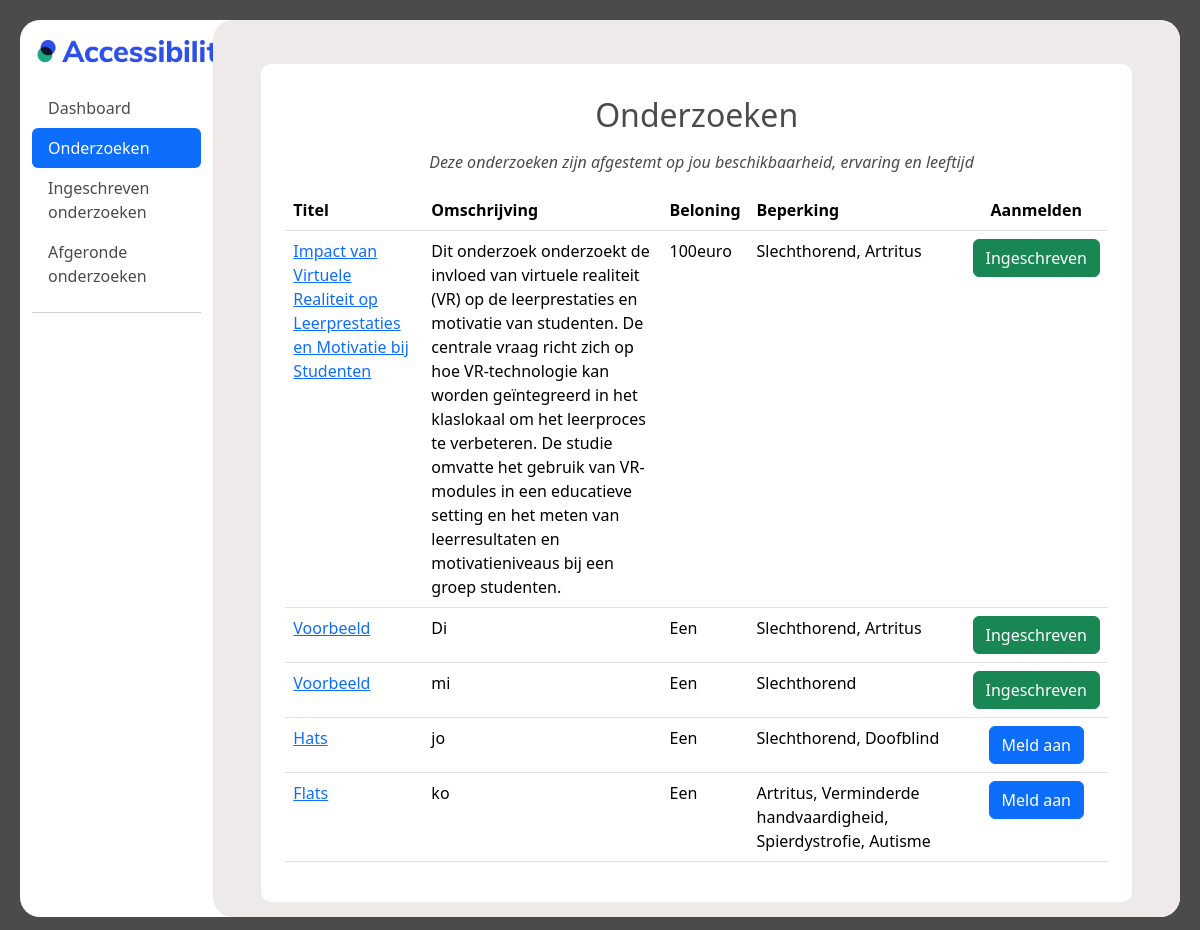
/ervaringsdeskundige/onderzoeken (signed in), run on the app's committed database.
### main/models.py (models this page shows)
class Onderzoeken(models.Model):
    onderzoeks_id = models.AutoField(primary_key=True)
    organisatie = models.ForeignKey('Organisaties', models.DO_NOTHING)
    status = models.IntegerField()
    titel = models.TextField()
    omschrijving = models.TextField()
    datum_vanaf = models.DateTimeField()
    datum_tot = models.DateTimeField()
    soort_onderzoek = models.IntegerField()
    locatie = models.TextField(blank=True, null=True)
    met_beloning = models.IntegerField()
    beloning = models.TextField(blank=True, null=True)
    doelgroep_leeftijd_van = models.IntegerField()
    doelgroep_leeftijd_tot = models.IntegerField()
    contact_opgenomen = models.IntegerField()
    opmerkingen_beheerder = models.IntegerField(blank=True, null=True)
    type_onderzoek = models.ForeignKey('TypeOnderzoek', models.DO_NOTHING, db_column='type_onderzoek')
    class Meta:
        managed = False
        db_table = 'Onderzoeken'

class Beperkingen(models.Model):
    omschrijving = models.TextField()
    soort = models.TextField()
    class Meta:
        managed = False
        db_table = 'Beperkingen'

### ervaringsdeskundige/views.py (the view)
# urls.py: path('onderzoeken', views.onderzoeken, name="onderzoeken"),
@login_required
def onderzoeken(request):
    user = request.user
    user_age = user.age()
    user_available_from = user.beschikbaar_vanaf
    user_available_until = user.beschikbaar_tot
    limitations_user = BeperkingenErvaringsdeskundigen.objects.filter(ervaringsdeskundigen_id=user.id)
    limitations_ids = limitations_user.values_list('beperking_id', flat=True)
    filtered_investigations = BeperkingenOnderzoeken.objects.filter(beperking_id__in=limitations_ids)
    filtered_investigations_ids = filtered_investigations.values_list('onderzoeks_id', flat=True)
    investigations = Onderzoeken.objects.filter(
        doelgroep_leeftijd_van__lte=user_age,
        doelgroep_leeftijd_tot__gte=user_age,
        datum_vanaf__lte=user_available_until,
        datum_tot__gte=user_available_from,
        onderzoeks_id__in=filtered_investigations_ids
    )
    investigations_with_limitations = {}
    for investigation in investigations:
        limitation_ids = BeperkingenOnderzoeken.objects.filter(onderzoeks_id=investigation.onderzoeks_id).values_list('beperking_id', flat=True)
        limitations = Beperkingen.objects.filter(id__in=limitation_ids)
        existing = Deelnames.objects.filter(ervaringsdeskundige_id=user.id, onderzoeks_id=investigation.onderzoeks_id)
        status = 0
        if existing:
            status = 1
        investigations_with_limitations[investigation.onderzoeks_id] = {
            'onderzoek': investigation,
            'beperkingen': limitations,
            'status': status,
        }
    return render(
        request,
        "ervaringsdeskundige/onderzoeken.html",
        {"investigations": investigations_with_limitations},
    )

### ervaringsdeskundige/models.py (called while the page is built)
    def age(self):
        date_today = date.today()
        leeftijd = date_today.year - self.geboortedatum.year - ((date_today.month, date_today.day) < (self.geboortedatum.month, self.geboortedatum.day))
        return leeftijd

### templates/ervaringsdeskundige/onderzoeken.html (shortened to what this page needs)
{% extends "ervaringsdeskundige/base.html" %}
{% load static %}
{% block content %}
<div class="container-fluid" style="height: 94vh;">
    <div class="row">
        <nav id="sidebar" class="col-md-3 col-lg-2 d-md-block sidebar">
          <a href="#">
            <img style="margin: 20px; margin-left: 5px;" src="{% static 'images/logo_accessibility.png' %}" width="200px" alt="test">
          </a>
            <div class="position-sticky">
              <ul class="nav nav-pills flex-column mb-auto">
                <li class="nav-item">
                  <a href="/ervaringsdeskundige/dashboard"  class="nav-link menu_text">
                    Dashboard
                  </a>
                </li>
                <li>
                  <a href="/ervaringsdeskundige/onderzoeken" class="nav-link active" aria-current="page">
                    Onderzoeken
                  </a>
                </li>
                <li>
                  <a href="registered_investigations" class="nav-link menu_text">
                    Ingeschreven onderzoeken
                  </a>
                </li>
                <li>
                  <a href="#" class="nav-link menu_text">
                    Afgeronde onderzoeken
                  </a>
                </li>
              </ul>
              <hr>
            </div>
        </nav>
        <div style="height: 94vh;" id="dashboard_main" class="col-md-9 ms-sm-auto col-lg-10 px-md-4">
        <div id="dashboard_overflow">
        <main >
          <div style="padding-top: 20px;">
            <div id="custom_cont"  class="m-4 p-4">
              <table class="table custom_table p-3">
                <h2 class="p-2 text-center">Onderzoeken</h2>
                <p class="text-center" style="margin-left: 10px;"><em>Deze onderzoeken zijn afgestemt op jou beschikbaarheid, ervaring en leeftijd</em></p>
                  <thead>
                  <tr>
                      <th class="float-left" scope="col">Titel</th>
                      <th class="float-left" scope="col">Omschrijving</th>
                      <th class="float-left" scope="col">Beloning</th>
                      <th class="float-left" scope="col">Beperking</th>
                      <th class="text-center" scope="col">Aanmelden</th>
                  </tr>
                  </thead>
                  <tbody>
                    {% for investigation_id, data in investigations.items %}
                        <tr>
                    <td><a href="inspect_investigation/{{ data.onderzoek.onderzoeks_id }}">{{ data.onderzoek.titel }}</a></td>
                    <td>{{ data.onderzoek.omschrijving }}</td>
                    <td>{% if data.onderzoek.met_beloning == 1 %}
                            {{ data.onderzoek.beloning }}
                        {% else %}
                            Geen beloning beschikbaar
                        {% endif %}</td>
                    <td>
                      <div style="width: 200px;" class="text-wrap">
                          {% for limitation in data.beperkingen %}
                              {{ limitation.omschrijving }}{% if not forloop.last %},{% endif %}
                          {% endfor %}
                        </div>
                    </td>
                    <td class="text-center">
                        <form method="post" action="investigation/{{ data.onderzoek.onderzoeks_id }}">
                          {% if data.status == 0 %}
                          <button type="submit" class="btn btn-primary">Meld aan</button>
                          {% endif %}
                        </form>
                          {% if data.status == 1 %}
                          <button class="btn btn-success">Ingeschreven</button>
                          {% endif %}
                    </td>
                  </tr>
                    {% endfor %}
                  </tbody>
              </table>
          </div>
            </div>
      </main>
    </div>
    </div>
    </div>
</div>
{% endblock %}

### static/css/main.css (style rules this page uses)
:root { --background-light: #f5f5f5; --background-dark: #1f1f1f; --text-light: #4b4b4b; --text-dark: #ffffff; --accent-light: #9faecb; --accent-dark: #848484; --card-background-light: #ffffff; --card-background-dark: #393a69; --card-shadow-light: #bbbbbb; --card-shadow-dark: #7a7a7a; --border-light: #dddddd; --border-dark: #333333; --link-light: #007bff; --link-dark: #ff7f50; }
#content, .table, #dashboard_main, .rectangle, .card_stat, #custom_cont { transition: background-color 0.5s ease, color 0.3s ease, border-radius 0.5s ease; }
p { margin-top: 0; margin-bottom: 1rem; }
#custom_cont:not(.dark) { background-color: white; border-radius: 10px; }
.table { padding: 10px; }
body:not(.dark) { background-color: var(--text-light); color: var(--text-light); }
#sidebar { border-radius: 20px; }
#dashboard_main:not(.dark) { border-radius: 20px; background-color: #eeeaea; }
#dashboard_overflow { overflow-y: auto; max-height: 94vh; height: 100%; }
.custom_table:not(.dark) { background-color: #ffffff; color: var(--text-light); }
.menu_text:not(.dark) { color: var(--text-light); }

### data on the page
Onderzoeken: onderzoek.titel "Impact van Virtuele Realiteit op Leerprestaties en Motivatie bij Studenten", onderzoek.omschrijving "Dit onderzoek onderzoekt de invloed van virtuele realiteit (VR) op de leerprestaties en motivatie van studenten. De centrale vraag richt zich op hoe VR-technologie kan worden geïntegreerd in het klaslokaal om het leerproces te verbeteren. De studie omvatte het gebruik van VR-modules in een educatieve setting en het meten van leerresultaten en motivatieniveaus bij een groep studenten.", onderzoek.beloning "100euro", shows "Ingeschreven"
Beperkingen: omschrijving "Slechthorend"
Beperkingen: omschrijving "Artritus"
Onderzoeken: onderzoek.titel "Voorbeeld", onderzoek.omschrijving "Di", onderzoek.beloning "Een", shows "Ingeschreven"
Onderzoeken: onderzoek.titel "Voorbeeld", onderzoek.omschrijving "mi", onderzoek.beloning "Een", shows "Ingeschreven"
Onderzoeken: onderzoek.titel "Hats", onderzoek.omschrijving "jo", onderzoek.beloning "Een", shows "Meld aan"
Beperkingen: omschrijving "Doofblind"
Onderzoeken: onderzoek.titel "Flats", onderzoek.omschrijving "ko", onderzoek.beloning "Een", shows "Meld aan"
Beperkingen: omschrijving "Verminderde handvaardigheid"
Beperkingen: omschrijving "Spierdystrofie"
Beperkingen: omschrijving "Autisme"
